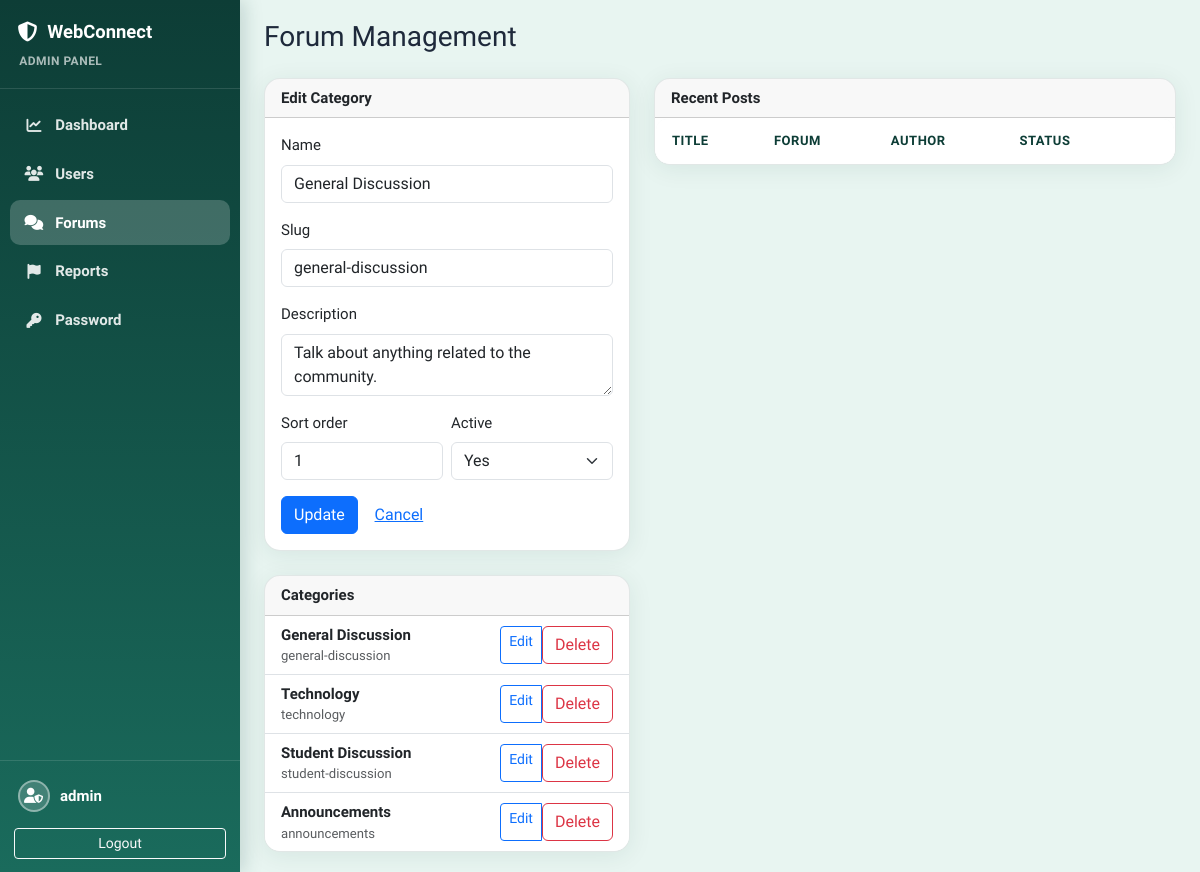
The page /admin/forums.php?edit=1 (signed in) on the database its author committed.
### tables this page shows
CREATE TABLE `forums` (
  `id` INT UNSIGNED NOT NULL AUTO_INCREMENT,
  `name` VARCHAR(120) NOT NULL,
  `slug` VARCHAR(140) NOT NULL,
  `description` TEXT NULL,
  `sort_order` INT NOT NULL DEFAULT 0,
  `is_active` TINYINT(1) NOT NULL DEFAULT 1,
  `created_at` DATETIME NOT NULL DEFAULT CURRENT_TIMESTAMP,
  PRIMARY KEY (`id`),
  UNIQUE KEY `uq_forums_slug` (`slug`)
);

### includes/database.php (called while the page is built, shortened)
<?php
final class Database
{
    private static ?PDO $pdo = null;
    public static function connection(): PDO
    {
        if (self::$pdo instanceof PDO) {
            return self::$pdo;
        }
        $dsn = sprintf(
            'mysql:host=%s;port=%s;dbname=%s;charset=%s',
            DB_HOST,
            DB_PORT,
            DB_NAME,
            DB_CHARSET
        );
        try {
            self::$pdo = new PDO($dsn, DB_USER, DB_PASS, [
                PDO::ATTR_ERRMODE => PDO::ERRMODE_EXCEPTION,
                PDO::ATTR_DEFAULT_FETCH_MODE => PDO::FETCH_ASSOC,
                PDO::ATTR_EMULATE_PREPARES => false,
            ]);
            self::$pdo->exec("SET time_zone = '+08:00'");
        } catch (PDOException $e) {
            app_log('Database connection failed: ' . $e->getMessage());
            throw new RuntimeException('Unable to connect to the database.');
        }
        return self::$pdo;
    }
}
function db(): PDO
{
    return Database::connection();
}

### includes/functions.php (called while the page is built, shortened)
<?php
function e(?string $value): string
{
    return htmlspecialchars((string) $value, ENT_QUOTES | ENT_SUBSTITUTE, 'UTF-8');
}

### admin/forums.php (the view, shortened to what this page needs)
<?php
$forums = db()->query('SELECT * FROM forums ORDER BY sort_order ASC, name ASC')->fetchAll();
$editId = int_input('edit');
$editForum = null;
if ($editId > 0) {
    $stmt = db()->prepare('SELECT * FROM forums WHERE id = ? LIMIT 1');
    $stmt->execute([$editId]);
    $editForum = $stmt->fetch() ?: null;
}
require dirname(__DIR__) . '/includes/admin_layout_start.php';
?>
<h1 class="h3 mb-4">Forum Management</h1>
<div class="row g-4">
    <div class="col-lg-5">
        <div class="card wc-card">
            <div class="card-header"><strong><?= $editForum ? 'Edit Category' : 'New Category' ?></strong></div>
            <div class="card-body">
                <form method="post">
                    <div class="mb-3">
                        <label class="form-label">Name</label>
                        <input type="text" class="form-control" name="name" value="<?= e($editForum['name'] ?? '') ?>" required>
                    </div>
                    <div class="mb-3">
                        <label class="form-label">Slug</label>
                        <input type="text" class="form-control" name="slug" value="<?= e($editForum['slug'] ?? '') ?>">
                    </div>
                    <div class="mb-3">
                        <label class="form-label">Description</label>
                        <textarea class="form-control" name="description" rows="2"><?= e($editForum['description'] ?? '') ?></textarea>
                    </div>
                    <div class="row g-2 mb-3">
                        <div class="col-6">
                            <label class="form-label">Sort order</label>
                            <input type="number" class="form-control" name="sort_order" value="<?= e((string) ($editForum['sort_order'] ?? 0)) ?>">
                        </div>
                        <div class="col-6">
                            <label class="form-label">Active</label>
                            <select class="form-select" name="is_active">
                                <option value="1" <?= !isset($editForum['is_active']) || (int) $editForum['is_active'] === 1 ? 'selected' : '' ?>>Yes</option>
                            </select>
                        </div>
                    </div>
                    <button type="submit" class="btn btn-primary"><?= $editForum ? 'Update' : 'Create' ?></button>
                    <?php if ($editForum): ?>
                    <a href="forums.php" class="btn btn-link">Cancel</a>
                    <?php endif; ?>
                </form>
            </div>
        </div>
        <div class="card wc-card mt-4">
            <div class="card-header"><strong>Categories</strong></div>
            <ul class="list-group list-group-flush">
                <?php foreach ($forums as $f): ?>
                <li class="list-group-item d-flex justify-content-between align-items-center">
                    <div>
                        <strong><?= e($f['name']) ?></strong>
                        <div class="small text-muted"><?= e($f['slug']) ?></div>
                    </div>
                    <div class="btn-group btn-group-sm">
                        <a href="forums.php?edit=<?= e((string) $f['id']) ?>" class="btn btn-outline-primary">Edit</a>
                        <form method="post" class="d-inline" onsubmit="return confirm('Delete forum and all posts?')">
                            <button type="submit" class="btn btn-outline-danger">Delete</button>
                        </form>
                    </div>
                </li>
                <?php endforeach; ?>
            </ul>
        </div>
    </div>
    <div class="col-lg-7">
        <div class="card wc-card">
            <div class="card-header"><strong>Recent Posts</strong></div>
            <div class="table-responsive">
                <table class="table table-hover wc-admin-table mb-0">
                    <thead>
                        <tr>
                            <th>Title</th>
                            <th>Forum</th>
                            <th>Author</th>
                            <th>Status</th>
                            <th></th>
                        </tr>
                    </thead>
                </table>
            </div>
        </div>
    </div>
</div>
<?php require dirname(__DIR__) . '/includes/admin_layout_end.php'; ?>

### assets/css/app.css (style rules this page uses)
:root { --wc-primary: #1a6b5c; --wc-primary-deep: #0d3d36; --wc-primary-light: #238f7a; --wc-primary-muted: rgba(26, 107, 92, 0.12); --wc-accent: #2dd4bf; --wc-bg-start: #e8f5f1; --wc-bg-end: #d4ede4; --wc-surface: #ffffff; --wc-surface-2: #f4faf8; --wc-border: rgba(13, 61, 54, 0.12); --wc-text: #1e293b; --wc-text-muted: #64748b; --wc-shadow: 0 4px 24px rgba(13, 61, 54, 0.08); --wc-radius: 12px; --wc-radius-sm: 8px; --wc-radius-lg: 16px; --wc-font: 'Source Sans 3', 'Segoe UI', system-ui, -apple-system, sans-serif; --wc-presence-online: #22c55e; --wc-presence-away: #f59e0b; --wc-presence-offline: #94a3b8; --wc-presence-busy: #ef4444; --wc-bubble-mine: #1a6b5c; --wc-bubble-theirs: #ffffff; --wc-danger: #dc3545; --wc-success: #198754; --wc-warning: #ffc107; --wc-info: #0dcaf0; }
*, *::before, *::after { box-sizing: border-box; }
html { height: 100%; }
body.wc-body { min-height: 100%; margin: 0; font-family: var(--wc-font); font-size: 0.9375rem; line-height: 1.5; color: var(--wc-text); background: linear-gradient(145deg, var(--wc-bg-start) 0%, var(--wc-bg-end) 50%, #c8e6dc 100%); background-attachment: fixed; -webkit-font-smoothing: antialiased; }
body.wc-app { display: flex; min-height: 100vh; background: var(--wc-bg-start); }
.wc-admin-table { background: var(--wc-surface); }
.wc-card { background: var(--wc-surface); border: 1px solid var(--wc-border); border-radius: var(--wc-radius-lg); box-shadow: var(--wc-shadow); overflow: hidden; }
.wc-admin-table { width: 100%; background: var(--wc-surface); border-radius: var(--wc-radius); border: 1px solid var(--wc-border); overflow: hidden; }
.wc-admin-table thead { background: var(--wc-surface-2); }
.wc-admin-table th { font-weight: 600; font-size: 0.8125rem; text-transform: uppercase; letter-spacing: 0.04em; color: var(--wc-primary-deep); border-bottom: 1px solid var(--wc-border); padding: 0.75rem 1rem; }

### rows shown on the page
forums: name "General Discussion", slug "general-discussion", description "Talk about anything related to the community.", sort_order "1", is_active "Yes"
forums: name "Technology", slug "technology"
forums: name "Student Discussion", slug "student-discussion"
forums: name "Announcements", slug "announcements"

### other values the page prints
APP_NAME "WebConnect"
$adminUser "admin"
